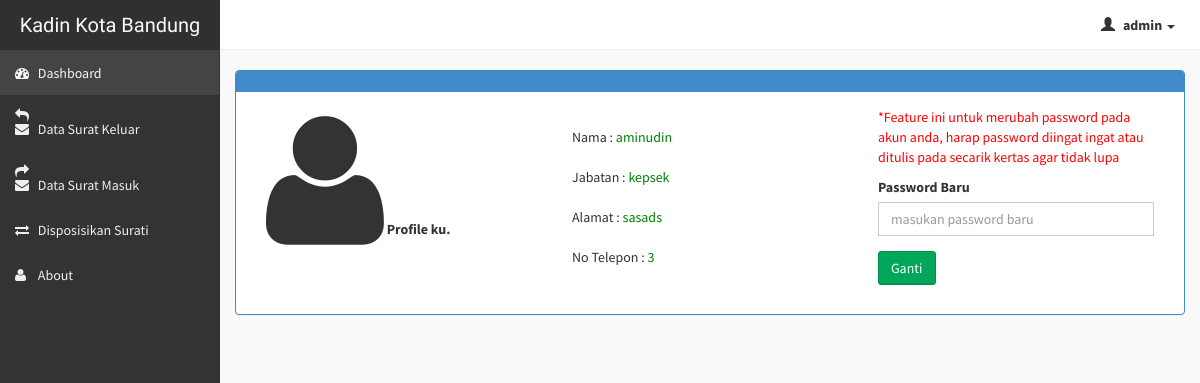
The page /simpelarsip/simpelarsip/manage/ubah.php (signed in) on the database its author committed.
### tables this page shows
CREATE TABLE `pegawai` (
  `id` int(11) NOT NULL,
  `no_peg` varchar(10) DEFAULT NULL,
  `nama_peg` text,
  `jabatan` text,
  `alamat` varchar(100) DEFAULT NULL,
  `no_telp` varchar(13) DEFAULT NULL,
  `jns_kelamin` enum('laki-laki','perempuan','','') DEFAULT NULL,
  `level` enum('admin','user') DEFAULT NULL,
  `username` varchar(100) DEFAULT NULL,
  `password` varchar(100) DEFAULT NULL,
  `pertanyaan` varchar(100) NOT NULL
);

### simpelarsip/simpelarsip/manage/ubah.php (the view, shortened to what this page needs)
    <?php require_once('../tpl/header.php'); ?>
    <div class="wrapper row-offcanvas row-offcanvas-left">
        <aside class="left-side sidebar-offcanvas">
            <?php require_once('../tpl/sidebar.php'); ?>
        </aside>
        <aside class="right-side">
      <section class="content">
        <div class="panel panel-primary">
          <div class="panel-heading">
          </div>
          <div class="panel-body">
            <div class="col-lg-4">
                 <font style="font-size:150px;"><span class="fa fa-user"></span></font><b> Profile ku.</b>
            </div>
            <div class="col-md-4">
              <?php
                $sel = $_SESSION['no_peg'];
                $sel1 = mysqli_query($konek, "select * from pegawai where no_peg='$sel'");
                $sel2 = mysqli_fetch_array($sel1);
                ?>
                  <br>
                <font>Nama : <font style="color:green;"><?php echo $sel2['nama_peg'];?></font></font><br><br>
                <font>Jabatan : <font style="color:green;"><?php echo $sel2['jabatan'];?></font></font><br><br>
                <font>Alamat : <font style="color:green;"><?php echo $sel2['alamat'];?></font></font><br><br>
                <font>No Telepon : <font style="color:green;"><?php echo $sel2['no_telp'];?></font></font><br><br>
            </div>
            <div class="col-md-4">
              <p><font style="color:red;">*Feature ini untuk merubah password pada akun anda, harap password diingat ingat atau ditulis pada secarik kertas agar tidak lupa</font></p>
              <form method="post" action="">
                <div class="form-group">
                  <label>Password Baru</label>
                  <input type="password" class="form-control" name="ganti" placeholder="masukan password baru" />
                </div>
                <button class="btn btn-success" name="change">Ganti</button>
              </form>
            </div>
            </div>
          </div>
      </section>
</aside>
    </div>
    <?php require_once('../tpl/footer.php'); ?>

### simpelarsip/simpelarsip/assets/css/AdminLTE.css (style rules this page uses)
html, body { overflow-x: hidden!important; font-family: 'Source Sans Pro', sans-serif; -webkit-font-smoothing: antialiased; min-height: 100%; background: #f9f9f9; }
.wrapper { min-height: 100%; }
.wrapper:before, .wrapper:after { display: table; content: " "; }
.wrapper:after { clear: both; }
.right-side, .left-side { min-height: 100%; display: block; }
.right-side { background-color: #f9f9f9; margin-left: 220px; }
.left-side { position: absolute; width: 220px; top: 0; }
@media screen and (min-width: 992px) { .left-side { top: 50px; } }
.content { padding: 20px 15px; background: #f9f9f9; }
.form-control { -webkit-border-radius: 0px !important; -moz-border-radius: 0px !important; border-radius: 0px !important; box-shadow: none; }
.btn { font-weight: 500; -webkit-border-radius: 3px; -moz-border-radius: 3px; border-radius: 3px; border: 1px solid transparent; -webkit-box-shadow: inset 0px -2px 0px 0px rgba(0, 0, 0, 0.09); -moz-box-shadow: inset 0px -2px 0px 0px rgba(0, 0, 0, 0.09); box-shadow: inset 0px -1px 0px 0px rgba(0, 0, 0, 0.09); }
.btn.btn-success { background-color: #00a65a; border-color: #008d4c; }
.skin-black .left-side { background: #333; }

### rows shown on the page
pegawai: nama_peg "aminudin", jabatan "kepsek", alamat "sasads", no_telp "3"

### other values the page prints
$_SESSION['username'] "admin"
